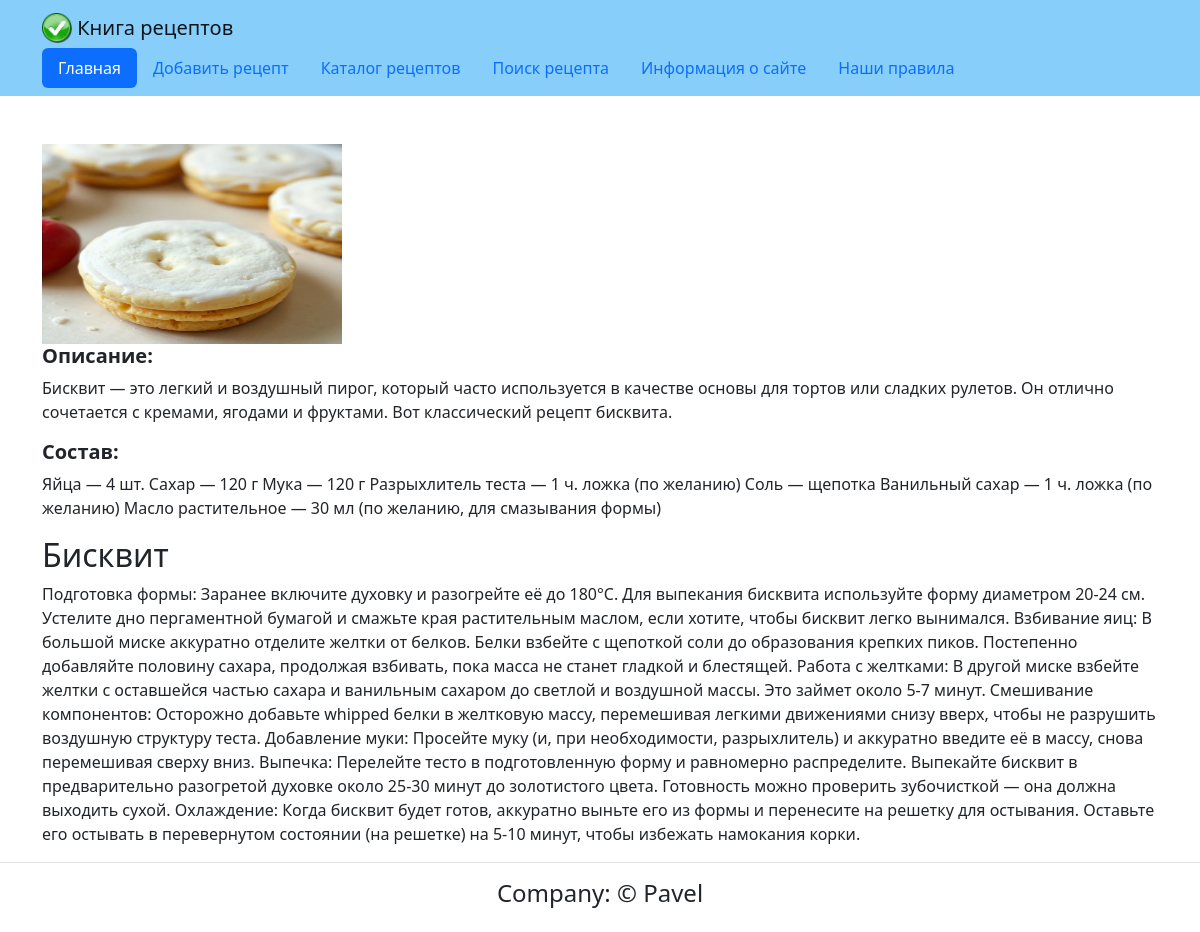
Page /detail/1/ on the committed database.
### recipe/models.py (models this page shows, shortened)
class Recipe(models.Model):
    name = models.CharField(max_length=100, verbose_name='Наименование блюда')
    describe = models.TextField(verbose_name='Описание')
    ingredients = models.TextField(verbose_name='Состав')
    steps = models.TextField(verbose_name='Способ приготовления')
    image = models.ImageField('foto', upload_to='recipe_img', blank=True)
    image1 = models.URLField('Дополнительное изображение', blank=True)
    class Meta:
        verbose_name = 'Рецепт'
        verbose_name_plural = 'Рецепты'

### recipe/views.py (the view)
# urls.py: path('detail/<int:pk>/', detail, name='detail'),
def detail(request, pk):
    temp = 'recipe/detail.html'
    object = Recipe.objects.get(id=pk)
    context = {'data': object}
    return render(request, temp, context)

### templates/recipe/detail.html
{% extends "base.html" %}
    {% block content %}
    {% if data.image %}
        <img src="{{data.image.url}}" width="300" height="200" class="d-inline-block align-top" alt="">
    {% endif%}
    <h5><b>Описание:</b></h5><p>{{ data.describe}}</p>
    <h5><b>Состав:</b></h5><p>{{ data.ingredients }}</p>
  <h2>{{data.name}}</h2>
  <p>{{data.steps}}</p>
  {% endblock %}

### rows in the picture
Recipe: image (picture), describe "Бисквит — это легкий и воздушный пирог, который часто используется в качестве основы для тортов или сладких рулетов. Он отлично сочетается с кремами, ягодами и фруктами. Вот классический рецепт бисквита.", ingredients "Яйца — 4 шт. Сахар — 120 г Мука — 120 г Разрыхлитель теста — 1 ч. ложка (по желанию) Соль — щепотка Ванильный сахар — 1 ч. ложка (по желанию) Масло растительное — 30 мл (по желанию, для смазывания формы)", name "Бисквит", steps "Подготовка формы: Заранее включите духовку и разогрейте её до 180°C. Для выпекания бисквита используйте форму диаметром 20-24 см. Устелите дно пергаментной бумагой и смажьте края растительным маслом, если хотите, чтобы бисквит легко вынимался. Взбивание яиц: В большой миске аккуратно отделите желтки от белков. Белки взбейте с щепоткой соли до образования крепких пиков. Постепенно добавляйте половину сахара, продолжая взбивать, пока масса не станет гладкой и блестящей. Работа с желтками: В другой миске взбейте желтки с оставшейся частью сахара и ванильным сахаром до светлой и воздушной массы. Это займет около 5-7 минут. Смешивание компонентов: Осторожно добавьте whipped белки в желтковую…"
